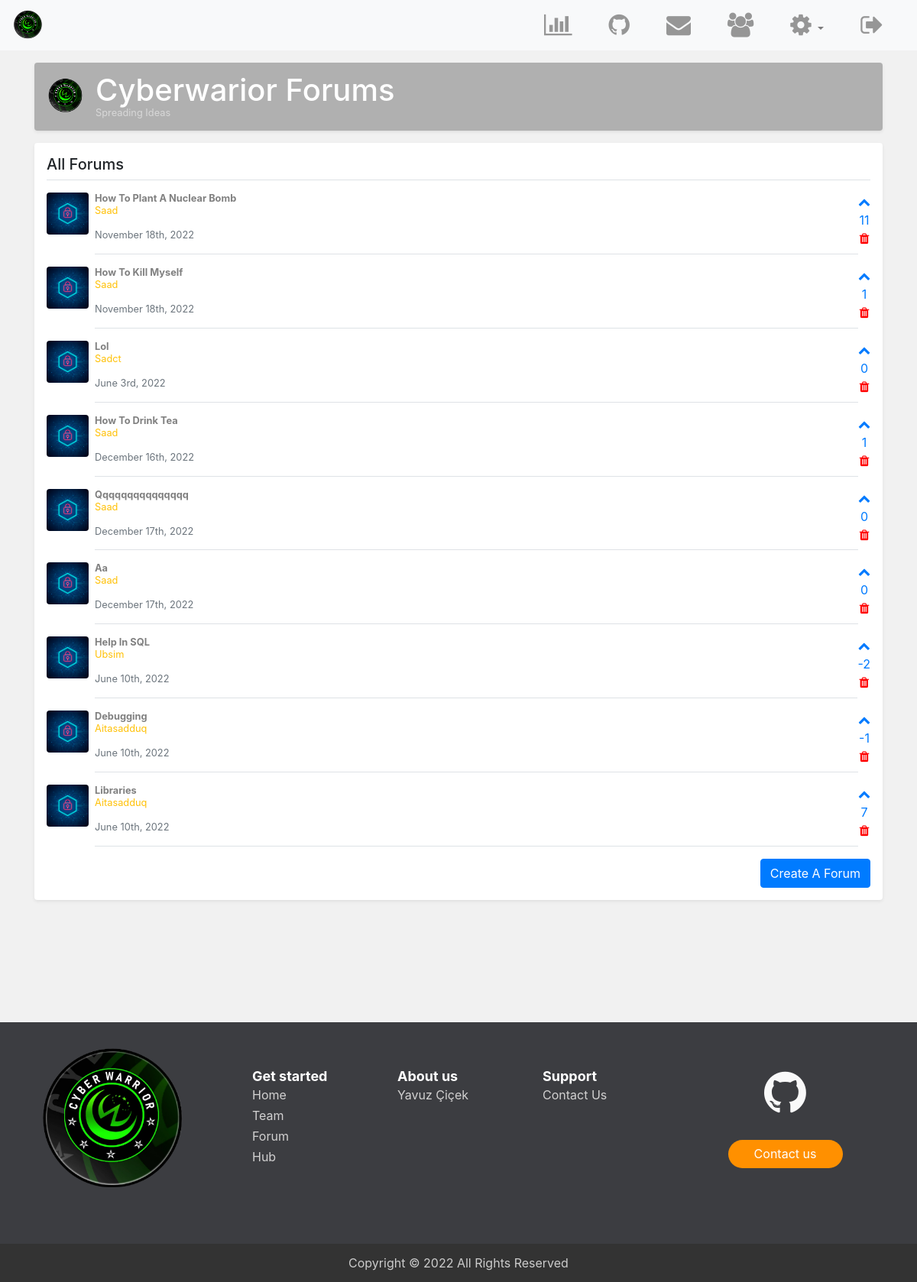
Page /topics.php (signed in) on the committed database.
### tables this page shows
CREATE TABLE `topics` (
  `topic_id` int(8) NOT NULL,
  `topic_subject` varchar(255) NOT NULL,
  `topic_date` datetime NOT NULL,
  `topic_cat` int(8) NOT NULL,
  `topic_by` int(8) NOT NULL
);

CREATE TABLE `users` (
  `idUsers` int(11) NOT NULL,
  `userLevel` int(11) NOT NULL DEFAULT '0',
  `f_name` varchar(50) NOT NULL,
  `l_name` varchar(50) NOT NULL,
  `uidUsers` tinytext NOT NULL,
  `emailUsers` tinytext NOT NULL,
  `pwdUsers` longtext NOT NULL,
  `gender` char(1) NOT NULL,
  `headline` varchar(500) DEFAULT NULL,
  `bio` varchar(4000) DEFAULT NULL,
  `userImg` varchar(500) DEFAULT 'default.png'
);

### topics.php (the view, shortened to what this page needs)
<?php
    require 'includes/dbh.inc.php';
    include 'includes/HTML-head.php';
?>
	<link rel="stylesheet" type="text/css" href="css/list-page.css">
    </head>
    <body style="background: #f1f1f1">
        <?php
            include 'includes/navbar.php';
        ?>
        <main role="main" class="container">
      <div class="d-flex align-items-center p-3 my-3 text-white-50 bg-purple rounded shadow-sm">
          <img class="mr-3" src="img/cyberwarior.png" alt="" width="48" height="48">
        <div class="lh-100">
          <h1 class="mb-0 text-white lh-100">Cyberwarior Forums</h1>
          <small>Spreading Ideas</small>
        </div>
      </div>
      <div class="my-3 p-3 bg-white rounded shadow-sm">
          <h5 class="border-bottom border-gray pb-2 mb-0">
                <?php
                    if(isset($_GET['cat']))
                    {
                        echo '<a href="forum.php">Forums</a>
                        / <span style="color: #709fea ">'.ucwords($category['cat_name'])."</span>";
                    }
                    else
                    {
                        echo 'All Forums';
                    }
                ?>
          </h5>
        <?php
            $sql = "select topic_id, topic_subject, topic_date, topic_cat, topic_by, userImg, idUsers, uidUsers, cat_name, (
                            select sum(post_votes)
                        from posts
                        where post_topic = topic_id
                        ) as upvotes
                    from topics, users, categories
                    where ";
            $sql .= "topics.topic_by = users.idUsers
                    and topics.topic_cat = categories.cat_id
                    order by topic_id asc ";
            $stmt = mysqli_stmt_init($conn);
            if (!mysqli_stmt_prepare($stmt, $sql))
            {
                die('SQL error');
            }
            else
            {
                mysqli_stmt_execute($stmt);
                $result = mysqli_stmt_get_result($stmt);
                while ($row = mysqli_fetch_assoc($result))
                {
                    echo '<a href="posts.php?topic='.$row['topic_id'].'">
                        <div class="media text-muted pt-3">
                            <img src="img/Topic_cyber.jpg" alt="" class="mr-2 rounded div-img">
                            <p class="media-body pb-3 mb-0 small lh-125 border-bottom border-gray">
                              <strong class="d-block text-gray-dark">'.ucwords($row['topic_subject']).'</strong></a>
                              <span class="text-warning">'.ucwords($row['uidUsers']).'</span><br><br>
                              '.date("F jS, Y", strtotime($row['topic_date'])).'
                            </p>
                            <span class="text-primary text-center">
                                <i class="fa fa-chevron-up" aria-hidden="true"></i><br>
                                    '.$row['upvotes'].'<br>';
                    if ($_SESSION['userLevel'] == 1 || $_SESSION['userId'] == $row['idUsers'])
                    {
                        echo '<a href="includes/delete-forum.php?id='.$row['topic_id'].'&page=topics" >
                                <i class="fa fa-trash" aria-hidden="true" style="color: red;"></i>
                              </a>
                            </span>';
                    }
                    else
                    {
                        echo '</span>';
                    }
                    echo '</span>
                            </div>';
                }
           }
        ?>
        <small class="d-block text-right mt-3">
            <a href="create-topic.php" class="btn btn-primary">Create A Forum</a>
        </small>
    </main>
        <?php include 'includes/footer.php'; ?>
    </body>
</html>

### css/styles.css (style rules this page uses)
html, body { height: 100%; }
img { max-width: 100%; }
a { text-decoration: none }
h1 { color: #ff9000; }
* { word-wrap: break-word; overflow-wrap: break-word; }
h1, h2, h3, h4, h5, h6, p, a, ul, span, li, img, inpot, button { margin: 0; padding: 0; }

### css/list-page.css (style rules this page uses)
html, body { overflow-x: hidden; }
.text-white-50 { color: rgba(255, 255, 255, .5); }
.bg-purple { background-color: #B0B0B0; }
.lh-100 { line-height: 1; }
.lh-125 { line-height: 1.25; }
.div-img { width: 55px; height: 55px; object-fit: cover; transition: transform .2s; }
a { color: gray; }

### rows in the picture
topics: topic_subject "How To Plant A Nuclear Bomb", topic_by.uidUsers "Saad", topic_date "November 18th, 2022", upvotes "11"
topics: topic_subject "How To Kill Myself", topic_by.uidUsers "Saad", topic_date "November 18th, 2022", upvotes "1"
topics: topic_subject "Lol", topic_by.uidUsers "Sadct", topic_date "June 3rd, 2022", upvotes "0"
topics: topic_subject "How To Drink Tea", topic_by.uidUsers "Saad", topic_date "December 16th, 2022", upvotes "1"
topics: topic_subject "Qqqqqqqqqqqqqqq", topic_by.uidUsers "Saad", topic_date "December 17th, 2022", upvotes "0"
topics: topic_subject "Aa", topic_by.uidUsers "Saad", topic_date "December 17th, 2022", upvotes "0"
topics: topic_subject "Help In SQL", topic_by.uidUsers "Ubsim", topic_date "June 10th, 2022", upvotes "-2"
topics: topic_subject "Debugging", topic_by.uidUsers "Aitasadduq", topic_date "June 10th, 2022", upvotes "-1"
topics: topic_subject "Libraries", topic_by.uidUsers "Aitasadduq", topic_date "June 10th, 2022", upvotes "7"
